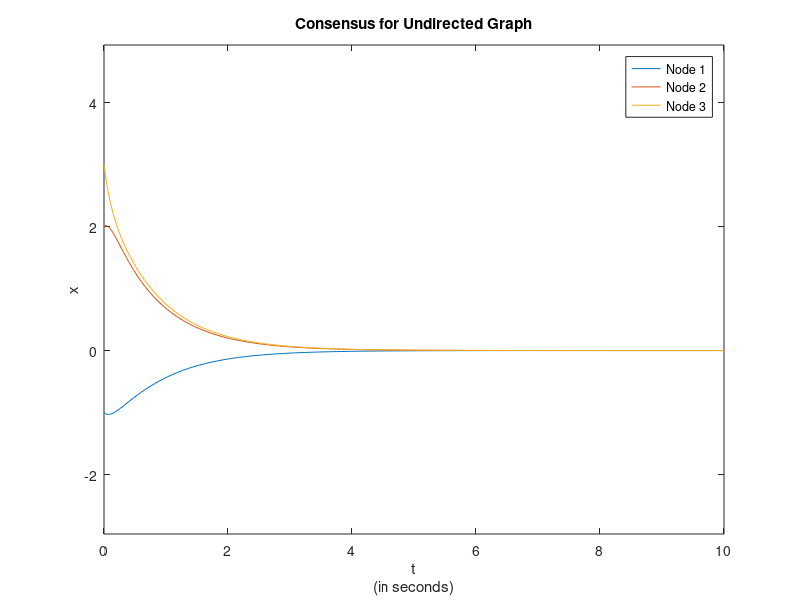

The MATLAB source for this figure:
clear all; 
close all;
A = [0 1 -2;1 0 4;-2 4 0]; %adjacency Matrix
D = diag([3, 5, 6]); %Degree Matrix (Out-Degree)
sigma1=-1;
sigma2=1;
sigma3=1;
L = D - A; 
%initial and final time
t_initial = 0;
t_final = 10;
x_initial = [sigma1*1 sigma2*2 sigma3*3]'; %initial states
%calculating ode45 to compute state x
[t,x] = ode45(@(t,x) -L*x ,[t_initial t_final],x_initial);
% plot figures
figure(2)
plot(t,x)
legend('Node 1','Node 2','Node 3','Node 4')
title('Consensus for Undirected Graph')
xlabel({'t','(in seconds)'})
ylabel('x')
axis equal;
